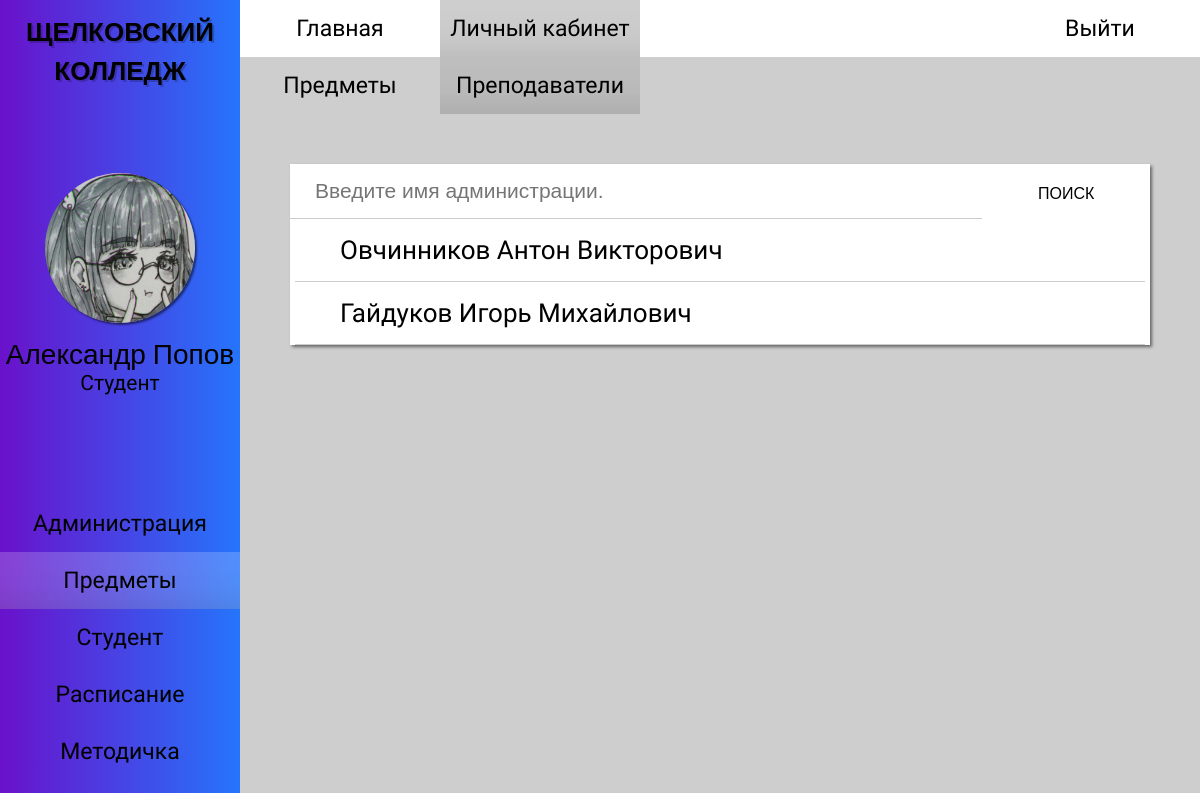
/subject_teacher.php (signed in), run on the app's committed database.
### tables this page shows
CREATE TABLE `students` (
  `id_student` int(11) NOT NULL,
  `fio` varchar(50) NOT NULL,
  `id_group` int(11) NOT NULL,
  `date_of_birth` date NOT NULL,
  `phone_number` int(11) NOT NULL,
  `address` varchar(50) NOT NULL,
  `email` varchar(50) NOT NULL,
  `password` varchar(25) NOT NULL,
  `form_study` varchar(10) NOT NULL,
  `number_of_studencheskly` int(11) NOT NULL,
  `phone_numder_parents` varchar(15) NOT NULL,
  `f.i.o_parents` varchar(50) NOT NULL,
  `id_role` int(11) NOT NULL
);

CREATE TABLE `roles` (
  `id_role` int(11) NOT NULL,
  `name_role` varchar(50) NOT NULL
);

CREATE TABLE `teacher_info` (
  `id_teacher` int(11) NOT NULL,
  `fio` varchar(50) NOT NULL,
  `email` varchar(50) NOT NULL,
  `phone_number` int(11) NOT NULL,
  `category` varchar(15) NOT NULL,
  `date_birth` date NOT NULL,
  `id_role` int(11) NOT NULL,
  `id_classroom` int(11) NOT NULL
);

### subject_teacher.php (the view, shortened to what this page needs)
<?
require_once 'php/connection.php';
$query_taecher_list = "SELECT id_teacher, fio FROM teacher_info ";
$result_teacher_list = mysqli_query($link, $query_taecher_list);
$user_id = $_SESSION['id_user'];
$query_user_info = "SELECT fio, name_role FROM students, roles WHERE students.id_role = roles.id_role AND id_student = '$user_id'";
$result_user_info = mysqli_query($link, $query_user_info);
$data_user_info = mysqli_fetch_row($result_user_info);
$user_fio = $data_user_info[0];
$user_fio = explode(' ', $user_fio);
?>
<!DOCTYPE html>
<html>
<head>
    <link rel="stylesheet" href="styles/style_admin.css">
    <link rel="stylesheet" href="styles/contents/style_subject_teachery.css">
    <link rel="stylesheet" href="styles/style_adaptability.css">
</head>
<body>
    <div id="main-wrapper">
        <div id="wrapper-one">
            <div id="side-bar">
                <div class="hm-logo">
                    <h2> <a href="index.php"> ЩЕЛКОВСКИЙ <br> КОЛЛЕДЖ </a> </h2>
                </div>
                <div class="sb-profile">
                    <img src="images/avatar.jpg">
                    <? echo " <p class='sb-name'> $user_fio[1] $user_fio[0] </p>"; ?>
                    <? echo "<p class='sb-role'> $data_user_info[1] </p>"; ?>
                </div>
                <div class="sb-menu">
                    <ul>
                        <li> <a href="administration.php"> Администрация </a> </li>
                        <li> <a href="subject.php" id="sb-menu_active"> Предметы </a> </li>
                        <li> <a href="student_you.php"> Студент </a> </li>
                        <li> <a href="schedule.php"> Расписание </a> </li>
                        <li> <a href="metodichka.php"> Методичка </a> </li>
                        <li> <a href="vneurochka.php"> Внеурочка </a> </li>
                    </ul>
                </div>
            </div>
        </div>
        <div id="wrapper-two">
            <div id="header-menu">
                <div class="hm-menu">
                    <ul>
                        <li> <a href="index.php"> Главная </a> </li>
                        <li> <a href="student_you.php" id="hm-menu_active"> Личный кабинет</a> </li>
                    </ul>
                </div>
                <div class="hm-login">
                    <a href="php/logout.php"> Выйти </a>
                </div>
            </div>
            <div id="nav-menu">
                <ul>
                    <li> <a href="subject.php"> Предметы </a> </li>
                    <li> <a href="subject_teacher.php" id="nav-menu_active"> Преподаватели </a> </li>
                </ul>
            </div>
            <div id="content">
                <div class="items">
                    <form id="search-form" method="GET">
                        <div class="s-b">
                            <input id="enter" type="text" placeholder="Введите имя администрации." value="" name="search-field">
                            <input id="search" type="submit" value="ПОИСК" name="search-button">
                        </div>
                    </form>
                    <form method="GET" action="subject_teacher_profile.php">
                        <?
                        while ($data_teacher_list = mysqli_fetch_row($result_teacher_list))
                        {
                            echo "<p class='text-p'> $data_teacher_list[1] <input class='p-button' type='submit' name='id' value='$data_teacher_list[0]'> </p>";
                            echo "<hr>";
                        }
                        ?>
                    </form>
                </div>
            </div>
        </div>
    </div>
</body>
</html>

### styles/style_admin.css (style rules this page uses)
* { box-sizing: border-box; margin: 0; padding: 0; }
html, head, body, #main-wrapper { font-family: "PT Sans Narrow", sans-serif, "Roboto", sans-serif, "Oswald", sans-serif; overflow-y: hidden; height: 100% !important; min-height: 100%; background-color: #CECECE; }
#wrapper-one { float: left; width: 20%; min-height: 100%; }
#wrapper-two { float: right; overflow-y: scroll; width: 80%; min-height: 100%; }
#wrapper-one { position: relative; z-index: 15; float: left; overflow: hidden; overflow: scroll; width: 20%; height: 100%; background-image: linear-gradient(to right, #6A11CB 0%, #2575FC 100%); -ms-overflow-style: none; scrollbar-width: none; }
.hm-logo h2 { font-family: "Oswald", sans-serif; font-size: 26px; padding: 10px 0; text-align: center; text-shadow: 2px 2px 0 rgba(0,0,0,0.2); }
.sb-profile img { display: block; width: 150px; height: 150px; margin: 75px auto 15px auto; border-radius: 100%; box-shadow: 2px 2px 2px 0 rgba(0,0,0,0.5); }
.sb-profile .sb-name { font-family: "Roboto", sans-serif; font-size: 28px; text-align: center; }
.sb-profile .sb-role { font-size: 21px; text-align: center; }
.sb-menu { display: flex; flex-direction: column; padding: 100px 0; }
.sb-menu ul { display: flex; flex-direction: column; width: 100%; list-style-type: none; }
.sb-menu a { font-size: 23px; display: block; width: 100%; padding: 15px 0 15px 0; transition: 0.3s linear; text-align: center; text-decoration: none; color: black; }
.sb-menu a:hover, #sb-menu_active { transition: 0.2s linear; background-color: rgba(255,255,255,0.2); box-shadow: 0 -75px 85px -130px rgba(0,0,0,0.85) inset; }
#header-menu { display: flex; background-color: white; flex-wrap: wrap; }
.hm-menu { display: flex; flex-wrap: wrap; }
.hm-menu ul { display: flex; width: 100%; list-style-type: none; flex-wrap: wrap; }
.hm-menu a { font-size: 23px; display: block; width: 100%; min-width: 200px; padding: 15px 0 15px 0; transition: 0.3s linear; text-align: center; text-decoration: none; color: black; }
.hm-menu a:hover, #hm-menu_active { transition: 0.2s linear; background-color: #CECECE; box-shadow: 0 -75px 85px -130px rgba(0,0,0,0.85) inset; }
.hm-login { margin-left: auto; }
.hm-login a { font-size: 23px; display: block; min-width: 200px; padding: 15px 0 15px 0; transition: 0.3s linear; text-align: center; text-decoration: none; color: black; background-color: white; }
.hm-logo a { text-decoration: none; color: black; }
#nav-menu { display: flex; background-color: #CECECE; flex-wrap: wrap; }
#nav-menu ul { font-size: 23px; display: flex; width: 100%; list-style-type: none; flex-wrap: wrap; }
#nav-menu a { display: block; width: 100%; min-width: 200px; padding: 15px 0 15px 0; transition: 0.3s linear; text-align: center; text-decoration: none; color: black; }
#nav-menu a:hover, #nav-menu_active { transition: 0.2s linear; background-color: #BDBDBD; box-shadow: 0 -75px 85px -130px rgba(0,0,0,0.85) inset; }
#content { padding: 50px; }
.text-p { font-size: 26px; position: relative; width: 100%; padding: 16px 0px; transition: 0.2s linear; text-indent: 50px; }
.s-b { display: flex; }
.s-b input { flex-grow: 1; }

### styles/contents/style_subject_teachery.css (style rules this page uses)
#content { height: 100%; }
#enter { font-size: 21px; width: 80%; height: 55px; text-indent: 25px; border: none; border-bottom: 1px solid rgba(0,0,0,0.2); }
#search { font-family: "Oswald", sans-serif; font-size: 16px; float: right; width: 19%; height: 55px; transition: 0.2s linear; text-align: center; border: none; background-color: white; }
#content hr { margin: 0 5px; border: 0; border-bottom: 1px solid #CCCCCC; background: #999999; }
#content .items { background-color: white; box-shadow: 2px 2px 3px 0 rgba(0,0,0,0.5); }
#content .items p { margin: 0 auto; }

### styles/style_adaptability.css (style rules this page uses)
#main-wrapper { min-width: 800px; }
@media screen and (max-width: 1210px) { .hm-logo { width: 100%; } }
@media screen and (max-width: 1210px) { .hm-menu { align-items: center; justify-content: center; } }

### data on the page
students: fio "Александр", fio "Попов", id_role.name_role "Студент"
teacher_info: fio "Овчинников Антон Викторович"
teacher_info: fio "Гайдуков Игорь Михайлович"
